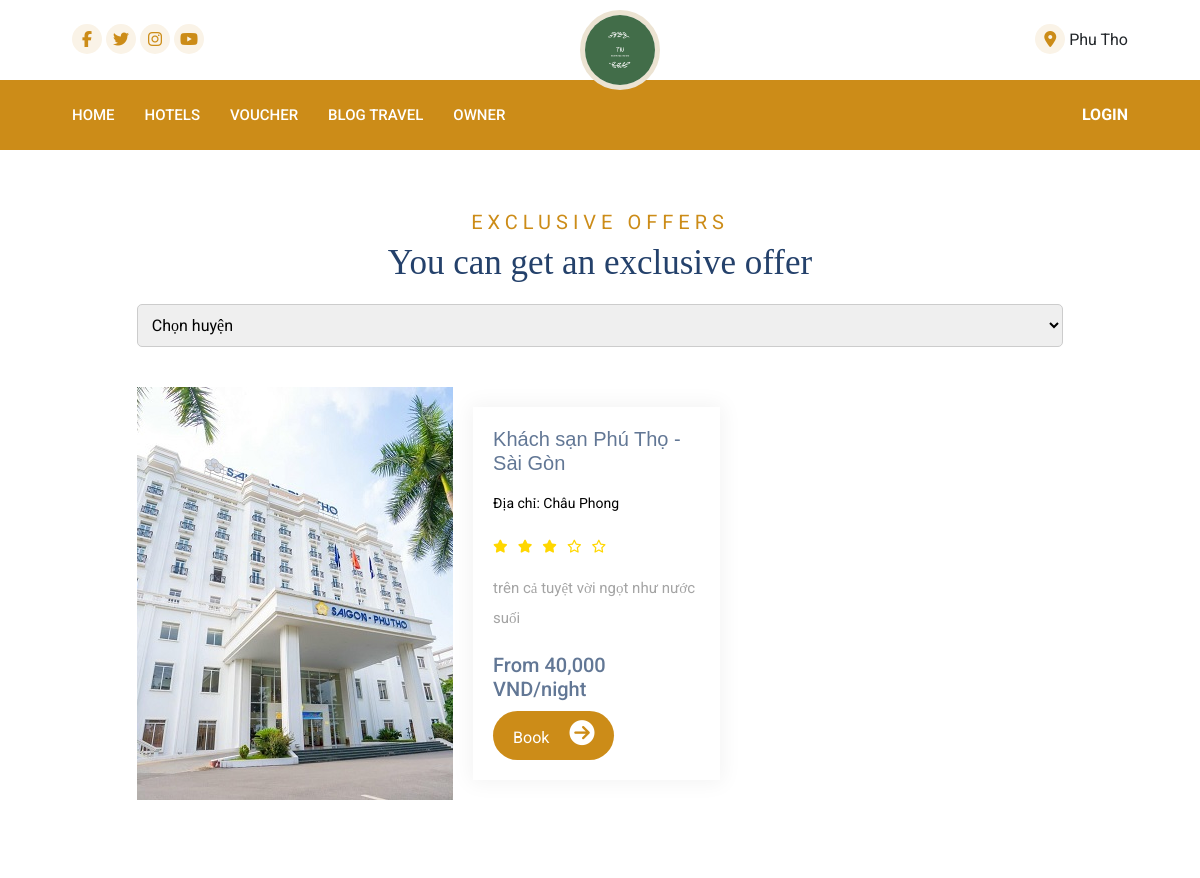
Page /hotels.php (upper part) on the earlier database version.
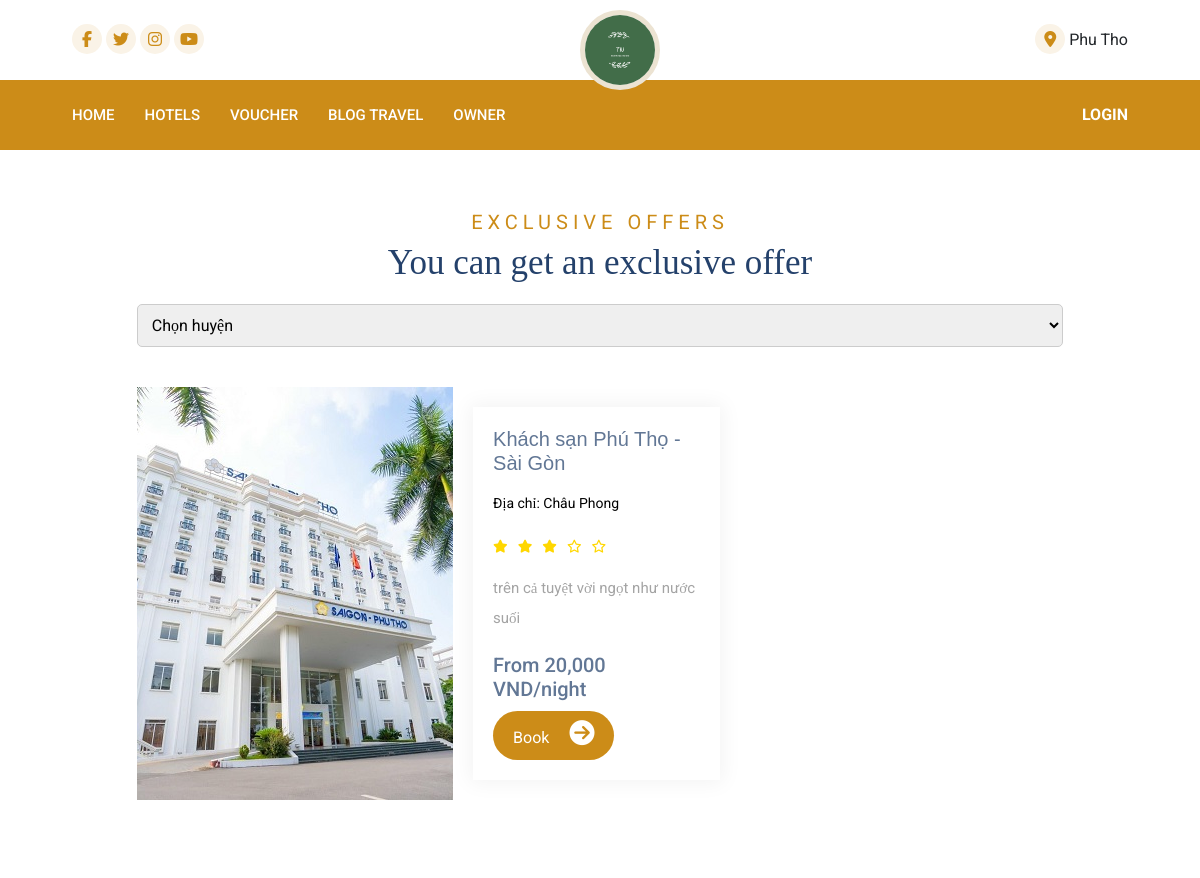
Same page on the later database version.
### tables this page shows
CREATE TABLE `hotels` (
  `id` int(11) NOT NULL,
  `owner_id` int(11) DEFAULT NULL,
  `name` varchar(255) DEFAULT NULL,
  `address` varchar(255) DEFAULT NULL,
  `photo` varchar(255) NOT NULL,
  `stars` int(11) DEFAULT NULL,
  `coordinates` longtext DEFAULT NULL,
  `description` text DEFAULT NULL,
  `starting_price` decimal(10,2) DEFAULT NULL,
  `location_id` int(11) DEFAULT NULL,
  `hotel_type_id` int(11) DEFAULT NULL,
  `status` tinyint(4) NOT NULL DEFAULT 0
);

### config/database.php (called while the page is built, shortened)
<?php
class Database {
    public $conn;
    public function __construct() {
        $this->conn = new mysqli(self::DB_SERVER, self::DB_USERNAME, self::DB_PASSWORD, self::DB_NAME);
        $this->conn->set_charset("utf8mb4");
        $this->conn->query("UPDATE vouchers
SET status = CASE
    WHEN start_date <= CURDATE() AND end_date >= CURDATE() THEN 1
    ELSE 0
END;");
    }
public function select($table, $condition = "", $limit = "") {
    $sql = "SELECT * FROM $table";
    if (!empty($condition)) {
        $sql .= " WHERE $condition";
    }
    if (!empty($limit)) {
        $sql .= " LIMIT $limit";
    }
    $result = $this->conn->query($sql);
    return $result->fetch_all(MYSQLI_ASSOC);
}
}

### config/hotel_handle.php (called while the page is built, shortened)
<?php
$condition = "status = 1";
$limit = 10;
if ($_SERVER['REQUEST_METHOD'] == 'POST') {
    $location_id = $_POST['location'] ?? null;
    $arrival_date = $_POST['arrival_date'] ?? null;
    $departure_date = $_POST['departure_date'] ?? null;
    if ($location_id && $arrival_date && $departure_date) {
        $query = "SELECT hotels.*, rooms.name AS room_name, locations.name AS location_name
                  FROM hotels
                  INNER JOIN rooms ON hotels.id = rooms.hotel_id
                  INNER JOIN locations ON hotels.location_id = locations.id
                  WHERE hotels.location_id = ? AND rooms.status = 1 AND rooms.id NOT IN (
                      SELECT room_id FROM bookings
                      WHERE (check_in_date BETWEEN ? AND ?) OR (check_out_date BETWEEN ? AND ?)
                  )
                  LIMIT $limit";
        $stmt = $db->conn->prepare($query);
        if ($stmt) {
            $stmt->bind_param("issss", $location_id, $arrival_date, $departure_date, $arrival_date, $departure_date);
            $stmt->execute();
            $result = $stmt->get_result();
            if ($result) {
                $hotels = $result->fetch_all(MYSQLI_ASSOC);
            } else {
                $hotels = [];
            }
            $stmt->close();
        } else {
            $hotels = [];
        }
    } else {
        $hotels = [];
    }
} else {
    $hotels = $db->select('hotels', $condition, $limit);
}
if (isset($_POST['location']) && !empty($_POST['location'])) {
    $location_id = $_POST['location'];
    $condition = "location_id = $location_id AND status = 1";
    $hotels = $db->select('hotels', $condition, $limit);
    $toado = $db->select('locations', "id = $location_id");
    if (!empty($toado)) {
        $toado_value = $toado[0]['toado'];
    } else {
        $toado_value = 'Không tìm thấy dữ liệu';
    }
} else {
    $hotels = $db->select('hotels', "status = 1", $limit);
}
?>

### hotels.php (the view, shortened to what the changed rows need)
<?php
include('config/database.php');
include('layouts/header.php');
$db = new Database();
include('config/hotel_handle.php');
?>
<div class="container">
    <section class="offer mtop" id="services">
        <div class="container">
            <div class="content grid2 mtop">
                <?php
        if ($hotels) {
            foreach ($hotels as $hotel) {
                echo "<div class='box flex'>";
                echo "<div class='left imgHotels'>";
                echo "<img src='assets/upload/imgHotels/".$hotel['photo']."' alt=''>";
                echo "</div>";
                echo "<div class='right'>";
                echo "<h4 class='titleHotel'>".$hotel['name']."</h4>";
                echo "<div class='rate flex'>";
                echo "<small style='color: black; margin-top: 10px;'><address>Địa chỉ: ".$hotel['address']."</address></small>";
                echo "</div>";
                echo "<div class='rate flex'>";
                for ($i = 0; $i < 5; $i++) {
                    if ($i < $hotel['stars']) {
                        echo "<i class='fas fa-star'></i>";
                    } else {
                        echo "<i class='far fa-star'></i>";
                    }
                }
                echo "</div>";
                echo "<p>".$hotel['description']."</p>";
                echo "<h5>From ".number_format($hotel['starting_price'])." VND/night</h5>";
                echo "<a href='rooms.php?hotel_id=".$hotel['id']."'>";
                echo "<button class='flex1'>";
                echo "<span>Book</span>";
                echo "<i class='fas fa-arrow-circle-right'></i>";
                echo "</button>";
                echo "</a>";
                echo "</div>";
                echo "</div>";
            }
        } else {
            echo "<p>No hotels found.</p>";
        }
        ?>
            </div>
        </div>
    </section>
</div>
<?php
include('layouts/footer.php');
?>

Differences in the rows shown:
changed hotels "Khách sạn Phú Thọ - Sài Gòn": starting_price "40,000" → "20,000"
